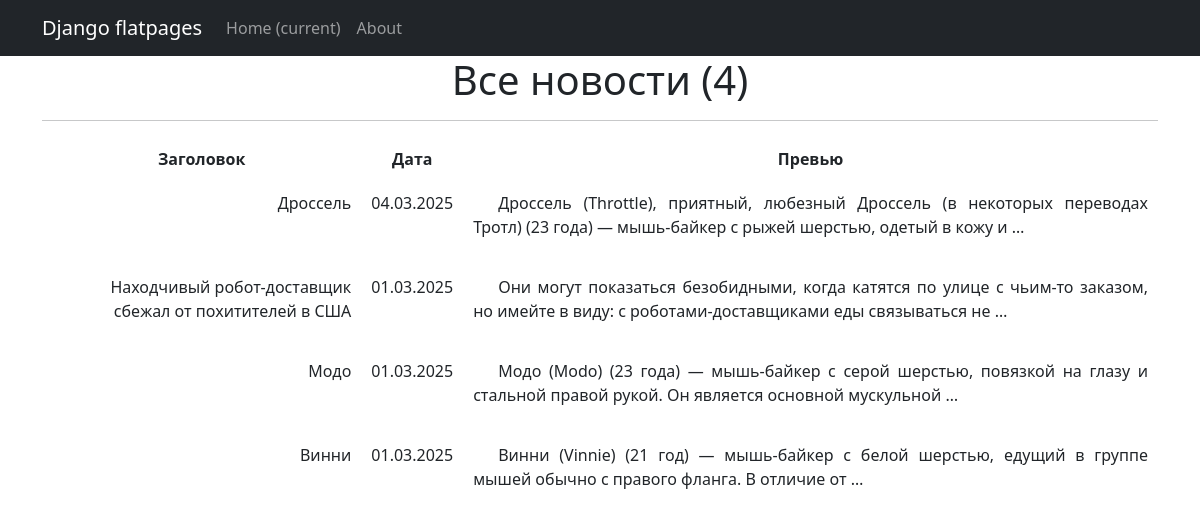
Page /news/ on the committed database.
### posts/models.py (models this page shows, shortened)
class Post(models.Model):
    author = models.ForeignKey(Author, on_delete = models.CASCADE)
    type = models.CharField(max_length = 10, choices = POST_TYPES, default = post)
    date = models.DateTimeField(auto_now_add = True)
    category = models.ManyToManyField(Category, through = 'PostCategory')
    title = models.CharField(max_length = 255)
    text = models.TextField()
    rating = models.IntegerField(default = 0)

### posts/views.py (the view)
# urls.py: path('', PostsList.as_view()),
class PostsList(ListView):
    model = Post
    ordering = '-date'
    template_name = 'news.html'
    context_object_name = 'news'

### templates/news.html (shortened to what this page needs)
{% extends 'flatpages/default.html' %}
{% block content %}
<h1>Все новости ({{ news|length }})</h1>
<hr>
{% if news %}
       <table align="left" cellpadding="10">
           <tr>
               <th>Заголовок</th>
               <th>Дата</th>
               <th>Превью</th>
           </tr>
           {% for post in news %}
           <tr align="right" valign="top">
               <td>{{ post.title }}</td>
               <td>{{ post.date|date:'d.m.Y' }}</td>
               <td><p style="text-indent: 25px;" align="justify" >{{ post.text|truncatewords:20 }}</p></td>
           </tr>
           {% endfor %}
       </table>
   {% else %}
       <h2>Новостей нет!</h2>
   {% endif %}
{% endblock content %}

### rows in the picture
Post: title "Дроссель", date "04.03.2025", text "Дроссель (Throttle), приятный, любезный Дроссель (в некоторых переводах Тротл) (23 года) — мышь-байкер с рыжей шерстью, одетый в кожу и …"
Post: title "Находчивый робот-доставщик сбежал от похитителей в США", date "01.03.2025", text "Они могут показаться безобидными, когда катятся по улице с чьим-то заказом, но имейте в виду: с роботами-доставщиками еды связываться не …"
Post: title "Модо", date "01.03.2025", text "Модо (Modo) (23 года) — мышь-байкер с серой шерстью, повязкой на глазу и стальной правой рукой. Он является основной мускульной …"
Post: title "Винни", date "01.03.2025", text "Винни (Vinnie) (21 год) — мышь-байкер с белой шерстью, едущий в группе мышей обычно с правого фланга. В отличие от …"

### other values in the picture
{{ news|length }} "4"
